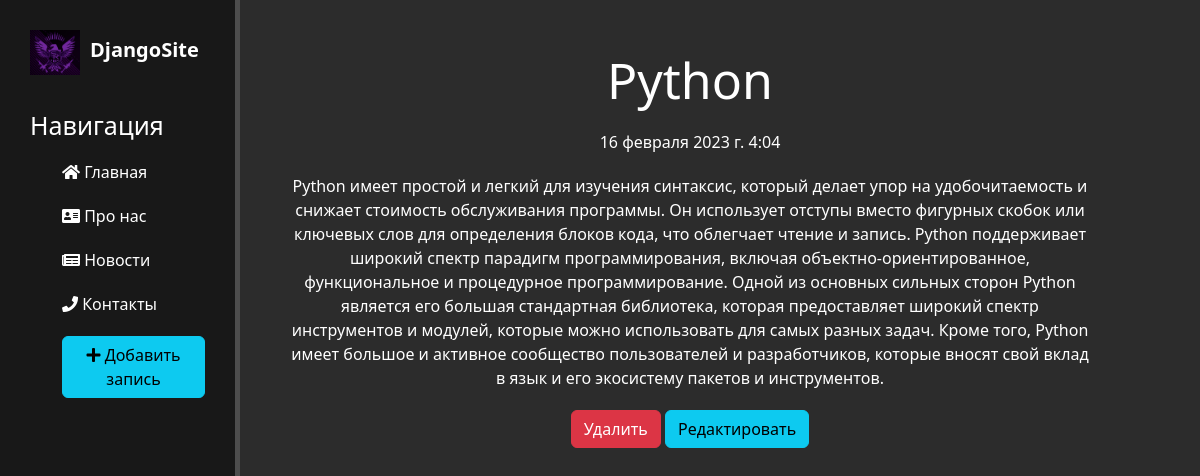
Screenshot of /news/1 with the database file from the repository.
### news/models.py (models this page shows, shortened)
class Articles(models.Model):
    title = models.CharField('Название', max_length=50)
    anons = models.CharField('Анонс', max_length=250)
    full_text = models.TextField('Статья')
    date = models.DateTimeField('Дата публикации')
    class Meta:
        verbose_name = 'Новость'
        verbose_name_plural = 'Новости'

### news/views.py (the view)
# urls.py: path('<int:pk>', views.NewsDetailView.as_view(), name='news_detail'),
class NewsDetailView(DetailView):
    model = Articles
    template_name = 'news/details_view.html'
    context_object_name = 'article'

### news/templates/news/details_view.html (shortened to what this page needs)
{% extends 'main/layout.html' %}
{% block content %}
<div class="features">
    <h1>{{ article.title }}</h1>
    <p>{{ article.date }}</p>
    <p>{{ article.full_text }}</p>
    <a href="{% url 'news_delete' article.id %}" class="btn btn-danger">Удалить</a>
    <a href="{% url 'news_update' article.id %}" class="btn btn-info">Редактировать</a>
</div>
{% endblock %}

### main/static/main/css/main.css (style rules this page uses)
body { background: #2c2c2c; }
main .features { float: left; color: #fff; margin-top: 50px; text-align: center; width: 75%; }
main .features h1 { font-size: 50px }
main .features p { max-width: 800px; margin: 20px auto }

### rows the page displays
Articles: title "Python", date "16 февраля 2023 г. 4:04", full_text "Python имеет простой и легкий для изучения синтаксис, который делает упор на удобочитаемость и снижает стоимость обслуживания программы. Он использует отступы вместо фигурных скобок или ключевых слов для определения блоков кода, что облегчает чтение и запись. Python поддерживает широкий спектр парадигм программирования, включая объектно-ориентированное, функциональное и процедурное программирование. Одной из основных сильных сторон Python является его большая стандартная библиотека, которая предоставляет широкий спектр инструментов и модулей, которые можно использовать для самых разных задач. Кроме того, Python имеет большое и активное сообщество пользователей и разработчиков, которые…"
